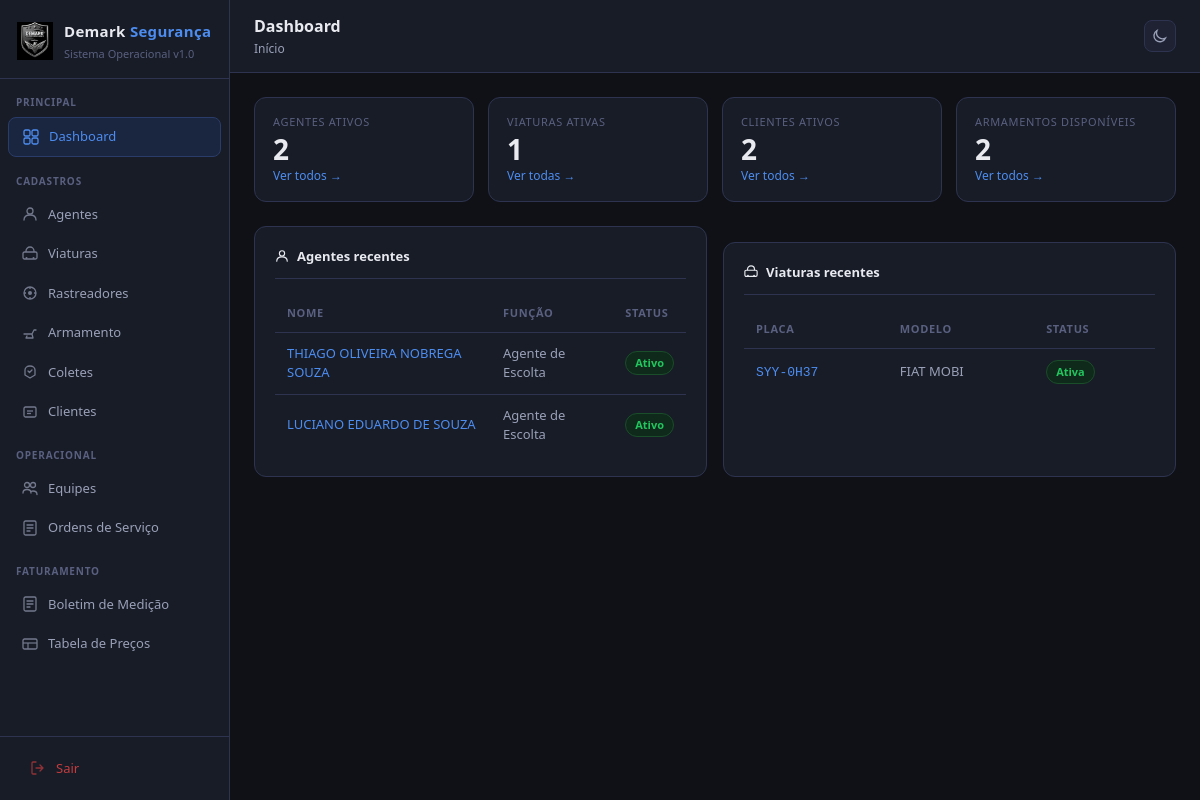
The app's page / (signed in) with its own data.
### cadastros/models.py (models this page shows, shortened)
class Agente(models.Model):
    STATUS_CHOICES = [
        ('ativo', 'Ativo'),
        ('afastado', 'Afastado'),
        ('inativo', 'Inativo'),
    ]
    FUNCAO_CHOICES = [
        ('agente_escolta', 'Agente de Escolta'),
        ('motorista_escolta', 'Motorista Escolta'),
        ('supervisor', 'Supervisor'),
        ('coordenador', 'Coordenador'),
    ]
    foto = models.ImageField(upload_to='agentes/', blank=True, null=True)
    nome = models.CharField(max_length=200, verbose_name='Nome completo')
    cpf = models.CharField(max_length=14, unique=True, verbose_name='CPF')
    rg = models.CharField(max_length=20, verbose_name='RG')
    telefone = models.CharField(max_length=20, verbose_name='Telefone / Contato')
    data_nascimento = models.DateField(blank=True, null=True, verbose_name='Data de nascimento')
    cnh = models.CharField(max_length=20, blank=True, verbose_name='CNH')
    cnh_validade = models.DateField(blank=True, null=True, verbose_name='Val. CNH')
    cnh_categoria = models.CharField(max_length=5, blank=True, default='B', verbose_name='Categoria CNH')
    cnv = models.CharField(max_length=20, blank=True, verbose_name='CNV')
    cnv_validade = models.DateField(blank=True, null=True, verbose_name='Val. CNV')
    funcao = models.CharField(max_length=30, choices=FUNCAO_CHOICES, default='agente_escolta', verbose_name='Funcao')
    status = models.CharField(max_length=15, choices=STATUS_CHOICES, default='ativo', verbose_name='Status')
    observacoes = models.TextField(blank=True, verbose_name='Observacoes')
    criado_em = models.DateTimeField(auto_now_add=True)
    atualizado_em = models.DateTimeField(auto_now=True)
    class Meta:
        verbose_name = 'Agente'
        verbose_name_plural = 'Agentes'
        ordering = ['nome']

class Viatura(models.Model):
    STATUS_CHOICES = [
        ('ativa', 'Ativa'),
        ('manutencao', 'Em manutencao'),
        ('inativa', 'Inativa'),
    ]
    TIPO_CHOICES = [
        ('VW Polo', 'VW Polo'),
        ('VW Gol', 'VW Gol'),
        ('Fiat Strada', 'Fiat Strada'),
        ('Toyota Hilux', 'Toyota Hilux'),
        ('Outro', 'Outro'),
    ]
    tipo = models.CharField(max_length=50, verbose_name='Tipo')
    marca_modelo = models.CharField(max_length=100, verbose_name='Marca / Modelo')
    ano = models.CharField(max_length=4, verbose_name='Ano')
    cor = models.CharField(max_length=50, verbose_name='Cor')
    placa = models.CharField(max_length=10, unique=True, verbose_name='Placa')
    frota = models.CharField(max_length=20, blank=True, verbose_name='Frota')
    mct_id = models.CharField(max_length=20, blank=True, verbose_name='MCT / ID')
    renavam = models.CharField(max_length=15, blank=True, verbose_name='RENAVAM')
    chassi = models.CharField(max_length=30, blank=True, verbose_name='Chassi')
    crlv_validade = models.DateField(blank=True, null=True, verbose_name='CRLV Vencimento')
    seguro_validade = models.DateField(blank=True, null=True, verbose_name='Seguro Vencimento')
    status = models.CharField(max_length=15, choices=STATUS_CHOICES, default='ativa', verbose_name='Status')
    observacoes = models.TextField(blank=True, verbose_name='Observacoes')
    criado_em = models.DateTimeField(auto_now_add=True)
    atualizado_em = models.DateTimeField(auto_now=True)
    class Meta:
        verbose_name = 'Viatura'
        verbose_name_plural = 'Viaturas'
        ordering = ['placa']

### cadastros/views.py (the view)
# urls.py: path('', views.dashboard, name='dashboard'),
@login_required
def dashboard(request):
    context = {
        'total_agentes': Agente.objects.filter(status='ativo').count(),
        'total_viaturas': Viatura.objects.filter(status='ativa').count(),
        'total_clientes': Cliente.objects.count(),
        'total_armamentos': Armamento.objects.count(),
        'agentes_recentes': Agente.objects.order_by('-criado_em')[:5],
        'viaturas': Viatura.objects.order_by('-criado_em')[:5],
    }
    return render(request, 'cadastros/dashboard.html', context)

### cadastros/templates/cadastros/dashboard.html (shortened to what this page needs)
{% extends 'cadastros/base.html' %}
{% block page_title %}Dashboard{% endblock %}
{% block breadcrumb %}<a href="{% url 'dashboard' %}">Início</a>{% endblock %}
{% block content %}
<div class="stats-grid">
  <div class="stat-card">
    <div class="stat-label">Agentes ativos</div>
    <div class="stat-value">{{ total_agentes }}</div>
    <div class="stat-sub"><a href="{% url 'agente_list' %}" style="color:var(--blue-light);text-decoration:none">Ver todos →</a></div>
  </div>
  <div class="stat-card">
    <div class="stat-label">Viaturas ativas</div>
    <div class="stat-value">{{ total_viaturas }}</div>
    <div class="stat-sub"><a href="{% url 'viatura_list' %}" style="color:var(--blue-light);text-decoration:none">Ver todas →</a></div>
  </div>
  <div class="stat-card">
    <div class="stat-label">Clientes ativos</div>
    <div class="stat-value">{{ total_clientes }}</div>
    <div class="stat-sub"><a href="{% url 'cliente_list' %}" style="color:var(--blue-light);text-decoration:none">Ver todos →</a></div>
  </div>
  <div class="stat-card">
    <div class="stat-label">Armamentos disponíveis</div>
    <div class="stat-value">{{ total_armamentos }}</div>
    <div class="stat-sub"><a href="{% url 'armamento_list' %}" style="color:var(--blue-light);text-decoration:none">Ver todos →</a></div>
  </div>
</div>
<div style="display:grid;grid-template-columns:1fr 1fr;gap:16px">
  <div class="card">
    <div class="card-title">
      <svg width="14" height="14" fill="none" viewBox="0 0 16 16"><circle cx="8" cy="5" r="3" stroke="currentColor" stroke-width="1.3"/><path d="M2 14c0-3.314 2.686-5 6-5s6 1.686 6 5" stroke="currentColor" stroke-width="1.3" stroke-linecap="round"/></svg>
      Agentes recentes
    </div>
    {% if agentes_recentes %}
    <div class="table-wrap">
      <table>
        <thead><tr><th>Nome</th><th>Função</th><th>Status</th></tr></thead>
        <tbody>
          {% for a in agentes_recentes %}
          <tr>
            <td><a href="{% url 'agente_edit' a.pk %}" style="color:var(--blue-light);text-decoration:none">{{ a.nome }}</a></td>
            <td style="color:var(--text2)">{{ a.get_funcao_display }}</td>
            <td>
              {% if a.status == 'ativo' %}<span class="badge badge-green">Ativo</span>
              {% elif a.status == 'afastado' %}<span class="badge badge-amber">Afastado</span>
              {% else %}<span class="badge badge-gray">Inativo</span>{% endif %}
            </td>
          </tr>
          {% endfor %}
        </tbody>
      </table>
    </div>
    {% else %}
    <p style="color:var(--text3);font-size:13px">Nenhum agente cadastrado ainda. <a href="{% url 'agente_create' %}" style="color:var(--blue-light)">Cadastrar agora →</a></p>
    {% endif %}
  </div>
  <div class="card">
    <div class="card-title">
      Viaturas recentes
    </div>
    {% if viaturas %}
    <div class="table-wrap">
      <table>
        <thead><tr><th>Placa</th><th>Modelo</th><th>Status</th></tr></thead>
        <tbody>
          {% for v in viaturas %}
          <tr>
            <td><a href="{% url 'viatura_edit' v.pk %}" style="color:var(--blue-light);text-decoration:none;font-family:monospace">{{ v.placa }}</a></td>
            <td style="color:var(--text2)">{{ v.marca_modelo }}</td>
            <td>
              {% if v.status == 'ativa' %}<span class="badge badge-green">Ativa</span>
              {% elif v.status == 'manutencao' %}<span class="badge badge-amber">Manutenção</span>
              {% else %}<span class="badge badge-gray">Inativa</span>{% endif %}
            </td>
          </tr>
          {% endfor %}
        </tbody>
      </table>
    </div>
    {% else %}
    <p style="color:var(--text3);font-size:13px">Nenhuma viatura cadastrada ainda. <a href="{% url 'viatura_create' %}" style="color:var(--blue-light)">Cadastrar agora →</a></p>
    {% endif %}
  </div>
</div>
{% endblock %}

### cadastros/templates/cadastros/base.html (style rules this page uses)
* { box-sizing:border-box;margin:0;padding:0 }
:root { --bg:#0f1117;--bg2:#181c27;--bg3:#1e2233;--bg4:#252a3a; --border:#2e3450;--border2:#3a4060; --text:#e8eaf0;--text2:#9aa0b8;--text3:#5a6080; --blue:#2d6be4;--blue2:#1a4db8;--blue-light:#4d8df0; --blue-bg:#1a2540;--blue-border:#2a3d6a; --green:#22c55e;--green-bg:#0f2a1a; --red:#ef4444;--red-bg:#2a0f0f; --amber:#f59e0b;--amber-bg:#2a1f0a; --gray:#64748b; --radius:8px;--radius-lg:12px; }
body { font-family:'Segoe UI',system-ui,sans-serif;background:var(--bg);color:var(--text);font-size:14px;line-height:1.5;display:flex;min-height:100vh }
.topbar-left .breadcrumb a { color:var(--text2);text-decoration:none }
.card { background:var(--bg2);border:1px solid var(--border);border-radius:var(--radius-lg);padding:20px }
.card-title { font-size:13px;font-weight:600;color:var(--text);margin-bottom:16px;padding-bottom:12px;border-bottom:1px solid var(--border);display:flex;align-items:center;gap:8px }
.card + .card { margin-top:16px }
.table-wrap { overflow-x:auto }
table { width:100%;border-collapse:collapse }
th { text-align:left;padding:10px 12px;font-size:11px;font-weight:600;color:var(--text3);text-transform:uppercase;letter-spacing:.06em;border-bottom:1px solid var(--border) }
td { padding:11px 12px;font-size:13px;border-bottom:1px solid var(--border);vertical-align:middle }
tr:last-child td { border-bottom:none }
.badge { display:inline-flex;align-items:center;padding:3px 9px;border-radius:999px;font-size:11px;font-weight:600 }
.badge-green { background:var(--green-bg);color:var(--green);border:1px solid #1a4d2a }
.stats-grid { display:grid;grid-template-columns:repeat(4,1fr);gap:14px;margin-bottom:24px }
.stat-card { background:var(--bg2);border:1px solid var(--border);border-radius:var(--radius-lg);padding:16px 18px }
.stat-label { font-size:11px;color:var(--text3);font-weight:500;text-transform:uppercase;letter-spacing:.06em }
.stat-value { font-size:28px;font-weight:700;color:var(--text);margin-top:4px;line-height:1 }
.stat-sub { font-size:12px;color:var(--text3);margin-top:4px }

### records on screen
Agente: nome "THIAGO OLIVEIRA NOBREGA SOUZA", funcao "Agente de Escolta", status "Ativo"
Agente: nome "LUCIANO EDUARDO DE SOUZA", funcao "Agente de Escolta", status "Ativo"
Viatura: placa "SYY-0H37", marca_modelo "FIAT MOBI", status "Ativa"

### other values on screen
{{ total_agentes }} "2"
{{ total_viaturas }} "1"
{{ total_clientes }} "2"
{{ total_armamentos }} "2"
